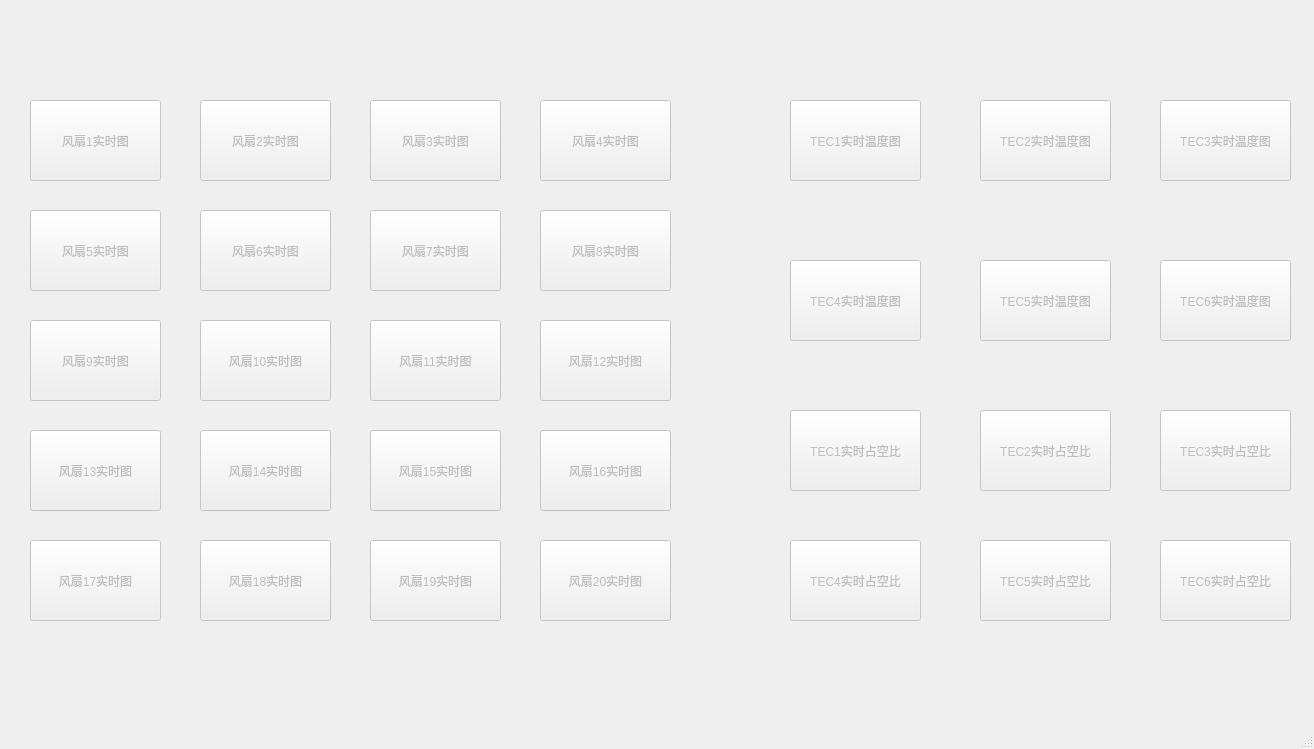
<?xml version="1.0" encoding="UTF-8"?>
<ui version="4.0">
 <class>Showgraphic</class>
 <widget class="QMainWindow" name="Showgraphic">
  <property name="enabled">
   <bool>true</bool>
  </property>
  <property name="geometry">
   <rect>
    <x>0</x>
    <y>0</y>
    <width>1314</width>
    <height>749</height>
   </rect>
  </property>
  <property name="windowTitle">
   <string>MainWindow</string>
  </property>
  <widget class="QWidget" name="centralwidget">
   <widget class="QPushButton" name="pushButton">
    <property name="enabled">
     <bool>false</bool>
    </property>
    <property name="geometry">
     <rect>
      <x>30</x>
      <y>100</y>
      <width>131</width>
      <height>81</height>
     </rect>
    </property>
    <property name="text">
     <string>风扇1实时图</string>
    </property>
   </widget>
   <widget class="QPushButton" name="pushButton3">
    <property name="enabled">
     <bool>false</bool>
    </property>
    <property name="geometry">
     <rect>
      <x>540</x>
      <y>100</y>
      <width>131</width>
      <height>81</height>
     </rect>
    </property>
    <property name="text">
     <string>风扇4实时图</string>
    </property>
   </widget>
   <widget class="QPushButton" name="pushButton5">
    <property name="enabled">
     <bool>false</bool>
    </property>
    <property name="geometry">
     <rect>
      <x>200</x>
      <y>210</y>
      <width>131</width>
      <height>81</height>
     </rect>
    </property>
    <property name="text">
     <string>风扇6实时图</string>
    </property>
   </widget>
   <widget class="QPushButton" name="pushButton18">
    <property name="enabled">
     <bool>false</bool>
    </property>
    <property name="geometry">
     <rect>
      <x>370</x>
      <y>540</y>
      <width>131</width>
      <height>81</height>
     </rect>
    </property>
    <property name="text">
     <string>风扇19实时图</string>
    </property>
   </widget>
   <widget class="QPushButton" name="pushButton14">
    <property name="enabled">
     <bool>false</bool>
    </property>
    <property name="geometry">
     <rect>
      <x>370</x>
      <y>430</y>
      <width>131</width>
      <height>81</height>
     </rect>
    </property>
    <property name="text">
     <string>风扇15实时图</string>
    </property>
   </widget>
   <widget class="QPushButton" name="pushButton10">
    <property name="enabled">
     <bool>false</bool>
    </property>
    <property name="geometry">
     <rect>
      <x>370</x>
      <y>320</y>
      <width>131</width>
      <height>81</height>
     </rect>
    </property>
    <property name="text">
     <string>风扇11实时图</string>
    </property>
   </widget>
   <widget class="QPushButton" name="pushButton6">
    <property name="enabled">
     <bool>false</bool>
    </property>
    <property name="geometry">
     <rect>
      <x>370</x>
      <y>210</y>
      <width>131</width>
      <height>81</height>
     </rect>
    </property>
    <property name="text">
     <string>风扇7实时图</string>
    </property>
   </widget>
   <widget class="QPushButton" name="pushButton2">
    <property name="enabled">
     <bool>false</bool>
    </property>
    <property name="geometry">
     <rect>
      <x>370</x>
      <y>100</y>
      <width>131</width>
      <height>81</height>
     </rect>
    </property>
    <property name="text">
     <string>风扇3实时图</string>
    </property>
   </widget>
   <widget class="QPushButton" name="pushButton17">
    <property name="enabled">
     <bool>false</bool>
    </property>
    <property name="geometry">
     <rect>
      <x>200</x>
      <y>540</y>
      <width>131</width>
      <height>81</height>
     </rect>
    </property>
    <property name="text">
     <string>风扇18实时图</string>
    </property>
   </widget>
   <widget class="QPushButton" name="pushButton13">
    <property name="enabled">
     <bool>false</bool>
    </property>
    <property name="geometry">
     <rect>
      <x>200</x>
      <y>430</y>
      <width>131</width>
      <height>81</height>
     </rect>
    </property>
    <property name="text">
     <string>风扇14实时图</string>
    </property>
   </widget>
   <widget class="QPushButton" name="pushButton9">
    <property name="enabled">
     <bool>false</bool>
    </property>
    <property name="geometry">
     <rect>
      <x>200</x>
      <y>320</y>
      <width>131</width>
      <height>81</height>
     </rect>
    </property>
    <property name="text">
     <string>风扇10实时图</string>
    </property>
   </widget>
   <widget class="QPushButton" name="pushButton1">
    <property name="enabled">
     <bool>false</bool>
    </property>
    <property name="geometry">
     <rect>
      <x>200</x>
      <y>100</y>
      <width>131</width>
      <height>81</height>
     </rect>
    </property>
    <property name="text">
     <string>风扇2实时图</string>
    </property>
   </widget>
   <widget class="QPushButton" name="pushButton16">
    <property name="enabled">
     <bool>false</bool>
    </property>
    <property name="geometry">
     <rect>
      <x>30</x>
      <y>540</y>
      <width>131</width>
      <height>81</height>
     </rect>
    </property>
    <property name="text">
     <string>风扇17实时图</string>
    </property>
   </widget>
   <widget class="QPushButton" name="pushButton12">
    <property name="enabled">
     <bool>false</bool>
    </property>
    <property name="geometry">
     <rect>
      <x>30</x>
      <y>430</y>
      <width>131</width>
      <height>81</height>
     </rect>
    </property>
    <property name="text">
     <string>风扇13实时图</string>
    </property>
   </widget>
   <widget class="QPushButton" name="pushButton8">
    <property name="enabled">
     <bool>false</bool>
    </property>
    <property name="geometry">
     <rect>
      <x>30</x>
      <y>320</y>
      <width>131</width>
      <height>81</height>
     </rect>
    </property>
    <property name="text">
     <string>风扇9实时图</string>
    </property>
   </widget>
   <widget class="QPushButton" name="pushButton4">
    <property name="enabled">
     <bool>false</bool>
    </property>
    <property name="geometry">
     <rect>
      <x>30</x>
      <y>210</y>
      <width>131</width>
      <height>81</height>
     </rect>
    </property>
    <property name="text">
     <string>风扇5实时图</string>
    </property>
   </widget>
   <widget class="QPushButton" name="pushButton7">
    <property name="enabled">
     <bool>false</bool>
    </property>
    <property name="geometry">
     <rect>
      <x>540</x>
      <y>210</y>
      <width>131</width>
      <height>81</height>
     </rect>
    </property>
    <property name="text">
     <string>风扇8实时图</string>
    </property>
   </widget>
   <widget class="QPushButton" name="pushButton11">
    <property name="enabled">
     <bool>false</bool>
    </property>
    <property name="geometry">
     <rect>
      <x>540</x>
      <y>320</y>
      <width>131</width>
      <height>81</height>
     </rect>
    </property>
    <property name="text">
     <string>风扇12实时图</string>
    </property>
   </widget>
   <widget class="QPushButton" name="pushButton15">
    <property name="enabled">
     <bool>false</bool>
    </property>
    <property name="geometry">
     <rect>
      <x>540</x>
      <y>430</y>
      <width>131</width>
      <height>81</height>
     </rect>
    </property>
    <property name="text">
     <string>风扇16实时图</string>
    </property>
   </widget>
   <widget class="QPushButton" name="pushButton19">
    <property name="enabled">
     <bool>false</bool>
    </property>
    <property name="geometry">
     <rect>
      <x>540</x>
      <y>540</y>
      <width>131</width>
      <height>81</height>
     </rect>
    </property>
    <property name="text">
     <string>风扇20实时图</string>
    </property>
   </widget>
   <widget class="QPushButton" name="TEC1">
    <property name="enabled">
     <bool>false</bool>
    </property>
    <property name="geometry">
     <rect>
      <x>790</x>
      <y>100</y>
      <width>131</width>
      <height>81</height>
     </rect>
    </property>
    <property name="text">
     <string>TEC1实时温度图</string>
    </property>
   </widget>
   <widget class="QPushButton" name="TEC2">
    <property name="enabled">
     <bool>false</bool>
    </property>
    <property name="geometry">
     <rect>
      <x>980</x>
      <y>100</y>
      <width>131</width>
      <height>81</height>
     </rect>
    </property>
    <property name="text">
     <string>TEC2实时温度图</string>
    </property>
   </widget>
   <widget class="QPushButton" name="TEC3">
    <property name="enabled">
     <bool>false</bool>
    </property>
    <property name="geometry">
     <rect>
      <x>1160</x>
      <y>100</y>
      <width>131</width>
      <height>81</height>
     </rect>
    </property>
    <property name="text">
     <string>TEC3实时温度图</string>
    </property>
   </widget>
   <widget class="QPushButton" name="TEC4">
    <property name="enabled">
     <bool>false</bool>
    </property>
    <property name="geometry">
     <rect>
      <x>790</x>
      <y>260</y>
      <width>131</width>
      <height>81</height>
     </rect>
    </property>
    <property name="text">
     <string>TEC4实时温度图</string>
    </property>
   </widget>
   <widget class="QPushButton" name="TEC5">
    <property name="enabled">
     <bool>false</bool>
    </property>
    <property name="geometry">
     <rect>
      <x>980</x>
      <y>260</y>
      <width>131</width>
      <height>81</height>
     </rect>
    </property>
    <property name="text">
     <string>TEC5实时温度图</string>
    </property>
   </widget>
   <widget class="QPushButton" name="TEC6">
    <property name="enabled">
     <bool>false</bool>
    </property>
    <property name="geometry">
     <rect>
      <x>1160</x>
      <y>260</y>
      <width>131</width>
      <height>81</height>
     </rect>
    </property>
    <property name="text">
     <string>TEC6实时温度图</string>
    </property>
   </widget>
   <widget class="QPushButton" name="TECD1">
    <property name="enabled">
     <bool>false</bool>
    </property>
    <property name="geometry">
     <rect>
      <x>790</x>
      <y>410</y>
      <width>131</width>
      <height>81</height>
     </rect>
    </property>
    <property name="text">
     <string>TEC1实时占空比</string>
    </property>
   </widget>
   <widget class="QPushButton" name="TECD2">
    <property name="enabled">
     <bool>false</bool>
    </property>
    <property name="geometry">
     <rect>
      <x>980</x>
      <y>410</y>
      <width>131</width>
      <height>81</height>
     </rect>
    </property>
    <property name="text">
     <string>TEC2实时占空比</string>
    </property>
   </widget>
   <widget class="QPushButton" name="TECD3">
    <property name="enabled">
     <bool>false</bool>
    </property>
    <property name="geometry">
     <rect>
      <x>1160</x>
      <y>410</y>
      <width>131</width>
      <height>81</height>
     </rect>
    </property>
    <property name="text">
     <string>TEC3实时占空比</string>
    </property>
   </widget>
   <widget class="QPushButton" name="TECD4">
    <property name="enabled">
     <bool>false</bool>
    </property>
    <property name="geometry">
     <rect>
      <x>790</x>
      <y>540</y>
      <width>131</width>
      <height>81</height>
     </rect>
    </property>
    <property name="text">
     <string>TEC4实时占空比</string>
    </property>
   </widget>
   <widget class="QPushButton" name="TECD6">
    <property name="enabled">
     <bool>false</bool>
    </property>
    <property name="geometry">
     <rect>
      <x>1160</x>
      <y>540</y>
      <width>131</width>
      <height>81</height>
     </rect>
    </property>
    <property name="text">
     <string>TEC6实时占空比</string>
    </property>
   </widget>
   <widget class="QPushButton" name="TECD5">
    <property name="enabled">
     <bool>false</bool>
    </property>
    <property name="geometry">
     <rect>
      <x>980</x>
      <y>540</y>
      <width>131</width>
      <height>81</height>
     </rect>
    </property>
    <property name="text">
     <string>TEC5实时占空比</string>
    </property>
   </widget>
  </widget>
  <widget class="QMenuBar" name="menubar">
   <property name="geometry">
    <rect>
     <x>0</x>
     <y>0</y>
     <width>1314</width>
     <height>26</height>
    </rect>
   </property>
  </widget>
  <widget class="QStatusBar" name="statusbar"/>
 </widget>
 <resources/>
 <connections/>
</ui>
